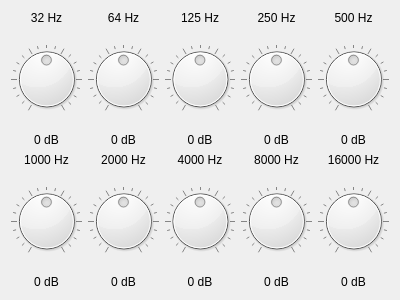
<?xml version="1.0" encoding="UTF-8"?>
<ui version="4.0">
 <class>Form</class>
 <widget class="QWidget" name="Form">
  <property name="geometry">
   <rect>
    <x>0</x>
    <y>0</y>
    <width>400</width>
    <height>300</height>
   </rect>
  </property>
  <property name="windowTitle">
   <string>Form</string>
  </property>
  <layout class="QGridLayout" name="gridLayout">
   <item row="2" column="3">
    <widget class="QLabel" name="value_4">
     <property name="text">
      <string>0 dB</string>
     </property>
     <property name="alignment">
      <set>Qt::AlignCenter</set>
     </property>
    </widget>
   </item>
   <item row="1" column="1">
    <widget class="QDial" name="dial_2">
     <property name="cursor">
      <cursorShape>PointingHandCursor</cursorShape>
     </property>
     <property name="minimum">
      <number>-30</number>
     </property>
     <property name="maximum">
      <number>30</number>
     </property>
     <property name="singleStep">
      <number>1</number>
     </property>
     <property name="pageStep">
      <number>12</number>
     </property>
     <property name="value">
      <number>0</number>
     </property>
     <property name="invertedAppearance">
      <bool>false</bool>
     </property>
     <property name="invertedControls">
      <bool>false</bool>
     </property>
     <property name="wrapping">
      <bool>false</bool>
     </property>
     <property name="notchTarget">
      <double>3.000000000000000</double>
     </property>
     <property name="notchesVisible">
      <bool>true</bool>
     </property>
    </widget>
   </item>
   <item row="0" column="2">
    <widget class="QLabel" name="label_3">
     <property name="text">
      <string>125 Hz</string>
     </property>
     <property name="alignment">
      <set>Qt::AlignCenter</set>
     </property>
    </widget>
   </item>
   <item row="3" column="2">
    <widget class="QLabel" name="label_8">
     <property name="text">
      <string>4000 Hz</string>
     </property>
     <property name="alignment">
      <set>Qt::AlignCenter</set>
     </property>
    </widget>
   </item>
   <item row="0" column="1">
    <widget class="QLabel" name="label_2">
     <property name="text">
      <string>64 Hz</string>
     </property>
     <property name="alignment">
      <set>Qt::AlignCenter</set>
     </property>
    </widget>
   </item>
   <item row="2" column="2">
    <widget class="QLabel" name="value_3">
     <property name="text">
      <string>0 dB</string>
     </property>
     <property name="alignment">
      <set>Qt::AlignCenter</set>
     </property>
    </widget>
   </item>
   <item row="5" column="1">
    <widget class="QLabel" name="value_7">
     <property name="text">
      <string>0 dB</string>
     </property>
     <property name="alignment">
      <set>Qt::AlignCenter</set>
     </property>
    </widget>
   </item>
   <item row="3" column="3">
    <widget class="QLabel" name="label_9">
     <property name="text">
      <string>8000 Hz</string>
     </property>
     <property name="alignment">
      <set>Qt::AlignCenter</set>
     </property>
    </widget>
   </item>
   <item row="3" column="0">
    <widget class="QLabel" name="label_6">
     <property name="text">
      <string>1000 Hz</string>
     </property>
     <property name="alignment">
      <set>Qt::AlignCenter</set>
     </property>
    </widget>
   </item>
   <item row="1" column="4">
    <widget class="QDial" name="dial_5">
     <property name="cursor">
      <cursorShape>PointingHandCursor</cursorShape>
     </property>
     <property name="minimum">
      <number>-30</number>
     </property>
     <property name="maximum">
      <number>30</number>
     </property>
     <property name="singleStep">
      <number>1</number>
     </property>
     <property name="pageStep">
      <number>12</number>
     </property>
     <property name="value">
      <number>0</number>
     </property>
     <property name="invertedAppearance">
      <bool>false</bool>
     </property>
     <property name="invertedControls">
      <bool>false</bool>
     </property>
     <property name="wrapping">
      <bool>false</bool>
     </property>
     <property name="notchTarget">
      <double>3.000000000000000</double>
     </property>
     <property name="notchesVisible">
      <bool>true</bool>
     </property>
    </widget>
   </item>
   <item row="5" column="3">
    <widget class="QLabel" name="value_9">
     <property name="text">
      <string>0 dB</string>
     </property>
     <property name="alignment">
      <set>Qt::AlignCenter</set>
     </property>
    </widget>
   </item>
   <item row="5" column="2">
    <widget class="QLabel" name="value_8">
     <property name="text">
      <string>0 dB</string>
     </property>
     <property name="alignment">
      <set>Qt::AlignCenter</set>
     </property>
    </widget>
   </item>
   <item row="0" column="3">
    <widget class="QLabel" name="label_4">
     <property name="text">
      <string>250 Hz</string>
     </property>
     <property name="alignment">
      <set>Qt::AlignCenter</set>
     </property>
    </widget>
   </item>
   <item row="1" column="2">
    <widget class="QDial" name="dial_3">
     <property name="cursor">
      <cursorShape>PointingHandCursor</cursorShape>
     </property>
     <property name="minimum">
      <number>-30</number>
     </property>
     <property name="maximum">
      <number>30</number>
     </property>
     <property name="singleStep">
      <number>1</number>
     </property>
     <property name="pageStep">
      <number>12</number>
     </property>
     <property name="value">
      <number>0</number>
     </property>
     <property name="invertedAppearance">
      <bool>false</bool>
     </property>
     <property name="invertedControls">
      <bool>false</bool>
     </property>
     <property name="wrapping">
      <bool>false</bool>
     </property>
     <property name="notchTarget">
      <double>3.000000000000000</double>
     </property>
     <property name="notchesVisible">
      <bool>true</bool>
     </property>
    </widget>
   </item>
   <item row="5" column="4">
    <widget class="QLabel" name="value_10">
     <property name="text">
      <string>0 dB</string>
     </property>
     <property name="alignment">
      <set>Qt::AlignCenter</set>
     </property>
    </widget>
   </item>
   <item row="3" column="1">
    <widget class="QLabel" name="label_7">
     <property name="text">
      <string>2000 Hz</string>
     </property>
     <property name="alignment">
      <set>Qt::AlignCenter</set>
     </property>
    </widget>
   </item>
   <item row="2" column="4">
    <widget class="QLabel" name="value_5">
     <property name="text">
      <string>0 dB</string>
     </property>
     <property name="alignment">
      <set>Qt::AlignCenter</set>
     </property>
    </widget>
   </item>
   <item row="0" column="4">
    <widget class="QLabel" name="label_5">
     <property name="text">
      <string>500 Hz</string>
     </property>
     <property name="alignment">
      <set>Qt::AlignCenter</set>
     </property>
    </widget>
   </item>
   <item row="1" column="3">
    <widget class="QDial" name="dial_4">
     <property name="cursor">
      <cursorShape>PointingHandCursor</cursorShape>
     </property>
     <property name="minimum">
      <number>-30</number>
     </property>
     <property name="maximum">
      <number>30</number>
     </property>
     <property name="singleStep">
      <number>1</number>
     </property>
     <property name="pageStep">
      <number>12</number>
     </property>
     <property name="value">
      <number>0</number>
     </property>
     <property name="invertedAppearance">
      <bool>false</bool>
     </property>
     <property name="invertedControls">
      <bool>false</bool>
     </property>
     <property name="wrapping">
      <bool>false</bool>
     </property>
     <property name="notchTarget">
      <double>3.000000000000000</double>
     </property>
     <property name="notchesVisible">
      <bool>true</bool>
     </property>
    </widget>
   </item>
   <item row="3" column="4">
    <widget class="QLabel" name="label_10">
     <property name="text">
      <string>16000 Hz</string>
     </property>
     <property name="alignment">
      <set>Qt::AlignCenter</set>
     </property>
    </widget>
   </item>
   <item row="2" column="0">
    <widget class="QLabel" name="value_1">
     <property name="text">
      <string>0 dB</string>
     </property>
     <property name="alignment">
      <set>Qt::AlignCenter</set>
     </property>
    </widget>
   </item>
   <item row="5" column="0">
    <widget class="QLabel" name="value_6">
     <property name="text">
      <string>0 dB</string>
     </property>
     <property name="alignment">
      <set>Qt::AlignCenter</set>
     </property>
    </widget>
   </item>
   <item row="2" column="1">
    <widget class="QLabel" name="value_2">
     <property name="text">
      <string>0 dB</string>
     </property>
     <property name="alignment">
      <set>Qt::AlignCenter</set>
     </property>
    </widget>
   </item>
   <item row="1" column="0">
    <widget class="QDial" name="dial_1">
     <property name="cursor">
      <cursorShape>PointingHandCursor</cursorShape>
     </property>
     <property name="minimum">
      <number>-30</number>
     </property>
     <property name="maximum">
      <number>30</number>
     </property>
     <property name="singleStep">
      <number>1</number>
     </property>
     <property name="pageStep">
      <number>12</number>
     </property>
     <property name="value">
      <number>0</number>
     </property>
     <property name="invertedAppearance">
      <bool>false</bool>
     </property>
     <property name="invertedControls">
      <bool>false</bool>
     </property>
     <property name="wrapping">
      <bool>false</bool>
     </property>
     <property name="notchTarget">
      <double>3.000000000000000</double>
     </property>
     <property name="notchesVisible">
      <bool>true</bool>
     </property>
    </widget>
   </item>
   <item row="0" column="0">
    <widget class="QLabel" name="label_1">
     <property name="text">
      <string>32 Hz</string>
     </property>
     <property name="alignment">
      <set>Qt::AlignCenter</set>
     </property>
    </widget>
   </item>
   <item row="4" column="0">
    <widget class="QDial" name="dial_6">
     <property name="cursor">
      <cursorShape>PointingHandCursor</cursorShape>
     </property>
     <property name="minimum">
      <number>-30</number>
     </property>
     <property name="maximum">
      <number>30</number>
     </property>
     <property name="singleStep">
      <number>1</number>
     </property>
     <property name="pageStep">
      <number>12</number>
     </property>
     <property name="value">
      <number>0</number>
     </property>
     <property name="invertedAppearance">
      <bool>false</bool>
     </property>
     <property name="invertedControls">
      <bool>false</bool>
     </property>
     <property name="wrapping">
      <bool>false</bool>
     </property>
     <property name="notchTarget">
      <double>3.000000000000000</double>
     </property>
     <property name="notchesVisible">
      <bool>true</bool>
     </property>
    </widget>
   </item>
   <item row="4" column="1">
    <widget class="QDial" name="dial_7">
     <property name="cursor">
      <cursorShape>PointingHandCursor</cursorShape>
     </property>
     <property name="minimum">
      <number>-30</number>
     </property>
     <property name="maximum">
      <number>30</number>
     </property>
     <property name="singleStep">
      <number>1</number>
     </property>
     <property name="pageStep">
      <number>12</number>
     </property>
     <property name="value">
      <number>0</number>
     </property>
     <property name="invertedAppearance">
      <bool>false</bool>
     </property>
     <property name="invertedControls">
      <bool>false</bool>
     </property>
     <property name="wrapping">
      <bool>false</bool>
     </property>
     <property name="notchTarget">
      <double>3.000000000000000</double>
     </property>
     <property name="notchesVisible">
      <bool>true</bool>
     </property>
    </widget>
   </item>
   <item row="4" column="2">
    <widget class="QDial" name="dial_8">
     <property name="cursor">
      <cursorShape>PointingHandCursor</cursorShape>
     </property>
     <property name="minimum">
      <number>-30</number>
     </property>
     <property name="maximum">
      <number>30</number>
     </property>
     <property name="singleStep">
      <number>1</number>
     </property>
     <property name="pageStep">
      <number>12</number>
     </property>
     <property name="value">
      <number>0</number>
     </property>
     <property name="invertedAppearance">
      <bool>false</bool>
     </property>
     <property name="invertedControls">
      <bool>false</bool>
     </property>
     <property name="wrapping">
      <bool>false</bool>
     </property>
     <property name="notchTarget">
      <double>3.000000000000000</double>
     </property>
     <property name="notchesVisible">
      <bool>true</bool>
     </property>
    </widget>
   </item>
   <item row="4" column="3">
    <widget class="QDial" name="dial_9">
     <property name="cursor">
      <cursorShape>PointingHandCursor</cursorShape>
     </property>
     <property name="minimum">
      <number>-30</number>
     </property>
     <property name="maximum">
      <number>30</number>
     </property>
     <property name="singleStep">
      <number>1</number>
     </property>
     <property name="pageStep">
      <number>12</number>
     </property>
     <property name="value">
      <number>0</number>
     </property>
     <property name="invertedAppearance">
      <bool>false</bool>
     </property>
     <property name="invertedControls">
      <bool>false</bool>
     </property>
     <property name="wrapping">
      <bool>false</bool>
     </property>
     <property name="notchTarget">
      <double>3.000000000000000</double>
     </property>
     <property name="notchesVisible">
      <bool>true</bool>
     </property>
    </widget>
   </item>
   <item row="4" column="4">
    <widget class="QDial" name="dial_10">
     <property name="cursor">
      <cursorShape>PointingHandCursor</cursorShape>
     </property>
     <property name="minimum">
      <number>-30</number>
     </property>
     <property name="maximum">
      <number>30</number>
     </property>
     <property name="singleStep">
      <number>1</number>
     </property>
     <property name="pageStep">
      <number>12</number>
     </property>
     <property name="value">
      <number>0</number>
     </property>
     <property name="invertedAppearance">
      <bool>false</bool>
     </property>
     <property name="invertedControls">
      <bool>false</bool>
     </property>
     <property name="wrapping">
      <bool>false</bool>
     </property>
     <property name="notchTarget">
      <double>3.000000000000000</double>
     </property>
     <property name="notchesVisible">
      <bool>true</bool>
     </property>
    </widget>
   </item>
  </layout>
 </widget>
 <resources/>
 <connections/>
</ui>
